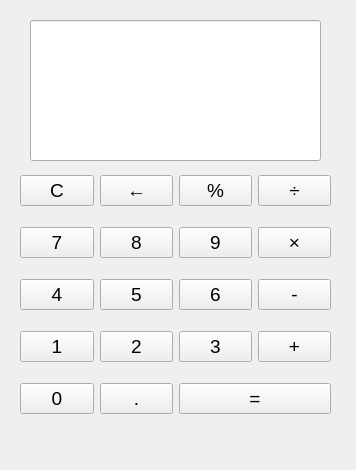
<?xml version="1.0" encoding="UTF-8"?>
<ui version="4.0">
 <class>MainWindow</class>
 <widget class="QMainWindow" name="MainWindow">
  <property name="geometry">
   <rect>
    <x>0</x>
    <y>0</y>
    <width>356</width>
    <height>470</height>
   </rect>
  </property>
  <property name="windowTitle">
   <string>xjl300117</string>
  </property>
  <widget class="QWidget" name="centralwidget">
   <widget class="QLineEdit" name="display">
    <property name="geometry">
     <rect>
      <x>30</x>
      <y>20</y>
      <width>291</width>
      <height>141</height>
     </rect>
    </property>
    <property name="font">
     <font>
      <pointsize>25</pointsize>
     </font>
    </property>
   </widget>
   <widget class="QWidget" name="widget" native="true">
    <property name="geometry">
     <rect>
      <x>20</x>
      <y>160</y>
      <width>311</width>
      <height>271</height>
     </rect>
    </property>
    <layout class="QGridLayout" name="gridLayout">
     <item row="0" column="0">
      <widget class="QPushButton" name="btn_clear">
       <property name="sizePolicy">
        <sizepolicy hsizetype="Maximum" vsizetype="Maximum">
         <horstretch>0</horstretch>
         <verstretch>0</verstretch>
        </sizepolicy>
       </property>
       <property name="maximumSize">
        <size>
         <width>300</width>
         <height>300</height>
        </size>
       </property>
       <property name="font">
        <font>
         <pointsize>14</pointsize>
        </font>
       </property>
       <property name="text">
        <string>C</string>
       </property>
       <property name="autoRepeatDelay">
        <number>150</number>
       </property>
       <property name="autoRepeatInterval">
        <number>150</number>
       </property>
      </widget>
     </item>
     <item row="0" column="1">
      <widget class="QPushButton" name="btn_backspace">
       <property name="sizePolicy">
        <sizepolicy hsizetype="Maximum" vsizetype="Maximum">
         <horstretch>0</horstretch>
         <verstretch>0</verstretch>
        </sizepolicy>
       </property>
       <property name="maximumSize">
        <size>
         <width>300</width>
         <height>16777215</height>
        </size>
       </property>
       <property name="font">
        <font>
         <pointsize>14</pointsize>
        </font>
       </property>
       <property name="text">
        <string>←</string>
       </property>
       <property name="autoRepeatDelay">
        <number>150</number>
       </property>
       <property name="autoRepeatInterval">
        <number>150</number>
       </property>
      </widget>
     </item>
     <item row="0" column="2">
      <widget class="QPushButton" name="btn_percent">
       <property name="sizePolicy">
        <sizepolicy hsizetype="Maximum" vsizetype="Maximum">
         <horstretch>0</horstretch>
         <verstretch>0</verstretch>
        </sizepolicy>
       </property>
       <property name="maximumSize">
        <size>
         <width>300</width>
         <height>16777215</height>
        </size>
       </property>
       <property name="font">
        <font>
         <pointsize>14</pointsize>
        </font>
       </property>
       <property name="text">
        <string>%</string>
       </property>
       <property name="autoRepeatDelay">
        <number>150</number>
       </property>
       <property name="autoRepeatInterval">
        <number>150</number>
       </property>
      </widget>
     </item>
     <item row="0" column="3">
      <widget class="QPushButton" name="btn_divide">
       <property name="sizePolicy">
        <sizepolicy hsizetype="Maximum" vsizetype="Maximum">
         <horstretch>0</horstretch>
         <verstretch>0</verstretch>
        </sizepolicy>
       </property>
       <property name="maximumSize">
        <size>
         <width>300</width>
         <height>16777215</height>
        </size>
       </property>
       <property name="font">
        <font>
         <pointsize>14</pointsize>
        </font>
       </property>
       <property name="text">
        <string>÷</string>
       </property>
       <property name="autoRepeatDelay">
        <number>150</number>
       </property>
       <property name="autoRepeatInterval">
        <number>150</number>
       </property>
      </widget>
     </item>
     <item row="1" column="0">
      <widget class="QPushButton" name="btn_7">
       <property name="sizePolicy">
        <sizepolicy hsizetype="Maximum" vsizetype="Maximum">
         <horstretch>0</horstretch>
         <verstretch>0</verstretch>
        </sizepolicy>
       </property>
       <property name="maximumSize">
        <size>
         <width>300</width>
         <height>16777215</height>
        </size>
       </property>
       <property name="font">
        <font>
         <pointsize>14</pointsize>
        </font>
       </property>
       <property name="text">
        <string>7</string>
       </property>
       <property name="autoRepeatDelay">
        <number>150</number>
       </property>
       <property name="autoRepeatInterval">
        <number>150</number>
       </property>
      </widget>
     </item>
     <item row="1" column="1">
      <widget class="QPushButton" name="btn_8">
       <property name="sizePolicy">
        <sizepolicy hsizetype="Maximum" vsizetype="Maximum">
         <horstretch>0</horstretch>
         <verstretch>0</verstretch>
        </sizepolicy>
       </property>
       <property name="maximumSize">
        <size>
         <width>300</width>
         <height>16777215</height>
        </size>
       </property>
       <property name="font">
        <font>
         <pointsize>14</pointsize>
        </font>
       </property>
       <property name="text">
        <string>8</string>
       </property>
       <property name="autoRepeatDelay">
        <number>150</number>
       </property>
       <property name="autoRepeatInterval">
        <number>150</number>
       </property>
      </widget>
     </item>
     <item row="1" column="2">
      <widget class="QPushButton" name="btn_9">
       <property name="sizePolicy">
        <sizepolicy hsizetype="Maximum" vsizetype="Maximum">
         <horstretch>0</horstretch>
         <verstretch>0</verstretch>
        </sizepolicy>
       </property>
       <property name="maximumSize">
        <size>
         <width>300</width>
         <height>16777215</height>
        </size>
       </property>
       <property name="font">
        <font>
         <pointsize>14</pointsize>
        </font>
       </property>
       <property name="text">
        <string>9</string>
       </property>
       <property name="autoRepeatDelay">
        <number>150</number>
       </property>
       <property name="autoRepeatInterval">
        <number>150</number>
       </property>
      </widget>
     </item>
     <item row="1" column="3">
      <widget class="QPushButton" name="btn_multiply">
       <property name="sizePolicy">
        <sizepolicy hsizetype="Maximum" vsizetype="Maximum">
         <horstretch>0</horstretch>
         <verstretch>0</verstretch>
        </sizepolicy>
       </property>
       <property name="maximumSize">
        <size>
         <width>300</width>
         <height>16777215</height>
        </size>
       </property>
       <property name="font">
        <font>
         <pointsize>14</pointsize>
        </font>
       </property>
       <property name="text">
        <string>×</string>
       </property>
       <property name="autoRepeatDelay">
        <number>150</number>
       </property>
       <property name="autoRepeatInterval">
        <number>150</number>
       </property>
      </widget>
     </item>
     <item row="2" column="0">
      <widget class="QPushButton" name="btn_4">
       <property name="sizePolicy">
        <sizepolicy hsizetype="Maximum" vsizetype="Maximum">
         <horstretch>0</horstretch>
         <verstretch>0</verstretch>
        </sizepolicy>
       </property>
       <property name="maximumSize">
        <size>
         <width>300</width>
         <height>16777215</height>
        </size>
       </property>
       <property name="font">
        <font>
         <pointsize>14</pointsize>
        </font>
       </property>
       <property name="text">
        <string>4</string>
       </property>
       <property name="autoRepeatDelay">
        <number>150</number>
       </property>
       <property name="autoRepeatInterval">
        <number>150</number>
       </property>
      </widget>
     </item>
     <item row="2" column="1">
      <widget class="QPushButton" name="btn_5">
       <property name="sizePolicy">
        <sizepolicy hsizetype="Maximum" vsizetype="Maximum">
         <horstretch>0</horstretch>
         <verstretch>0</verstretch>
        </sizepolicy>
       </property>
       <property name="maximumSize">
        <size>
         <width>300</width>
         <height>16777215</height>
        </size>
       </property>
       <property name="font">
        <font>
         <pointsize>14</pointsize>
        </font>
       </property>
       <property name="text">
        <string>5</string>
       </property>
       <property name="autoRepeatDelay">
        <number>150</number>
       </property>
       <property name="autoRepeatInterval">
        <number>150</number>
       </property>
      </widget>
     </item>
     <item row="2" column="2">
      <widget class="QPushButton" name="btn_6">
       <property name="sizePolicy">
        <sizepolicy hsizetype="Maximum" vsizetype="Maximum">
         <horstretch>0</horstretch>
         <verstretch>0</verstretch>
        </sizepolicy>
       </property>
       <property name="maximumSize">
        <size>
         <width>300</width>
         <height>16777215</height>
        </size>
       </property>
       <property name="font">
        <font>
         <pointsize>14</pointsize>
        </font>
       </property>
       <property name="text">
        <string>6</string>
       </property>
       <property name="autoRepeatDelay">
        <number>150</number>
       </property>
       <property name="autoRepeatInterval">
        <number>150</number>
       </property>
      </widget>
     </item>
     <item row="2" column="3">
      <widget class="QPushButton" name="btn_subtract">
       <property name="sizePolicy">
        <sizepolicy hsizetype="Maximum" vsizetype="Maximum">
         <horstretch>0</horstretch>
         <verstretch>0</verstretch>
        </sizepolicy>
       </property>
       <property name="maximumSize">
        <size>
         <width>300</width>
         <height>16777215</height>
        </size>
       </property>
       <property name="font">
        <font>
         <pointsize>14</pointsize>
        </font>
       </property>
       <property name="text">
        <string>-</string>
       </property>
       <property name="autoRepeatDelay">
        <number>150</number>
       </property>
       <property name="autoRepeatInterval">
        <number>150</number>
       </property>
      </widget>
     </item>
     <item row="3" column="0">
      <widget class="QPushButton" name="btn_1">
       <property name="sizePolicy">
        <sizepolicy hsizetype="Maximum" vsizetype="Maximum">
         <horstretch>0</horstretch>
         <verstretch>0</verstretch>
        </sizepolicy>
       </property>
       <property name="maximumSize">
        <size>
         <width>300</width>
         <height>16777215</height>
        </size>
       </property>
       <property name="font">
        <font>
         <pointsize>14</pointsize>
        </font>
       </property>
       <property name="text">
        <string>1</string>
       </property>
       <property name="autoRepeatDelay">
        <number>150</number>
       </property>
       <property name="autoRepeatInterval">
        <number>150</number>
       </property>
      </widget>
     </item>
     <item row="3" column="1">
      <widget class="QPushButton" name="btn_2">
       <property name="sizePolicy">
        <sizepolicy hsizetype="Maximum" vsizetype="Maximum">
         <horstretch>0</horstretch>
         <verstretch>0</verstretch>
        </sizepolicy>
       </property>
       <property name="maximumSize">
        <size>
         <width>300</width>
         <height>16777215</height>
        </size>
       </property>
       <property name="font">
        <font>
         <pointsize>14</pointsize>
        </font>
       </property>
       <property name="text">
        <string>2</string>
       </property>
       <property name="autoRepeatDelay">
        <number>150</number>
       </property>
       <property name="autoRepeatInterval">
        <number>150</number>
       </property>
      </widget>
     </item>
     <item row="3" column="2">
      <widget class="QPushButton" name="btn_3">
       <property name="sizePolicy">
        <sizepolicy hsizetype="Maximum" vsizetype="Maximum">
         <horstretch>0</horstretch>
         <verstretch>0</verstretch>
        </sizepolicy>
       </property>
       <property name="maximumSize">
        <size>
         <width>300</width>
         <height>16777215</height>
        </size>
       </property>
       <property name="font">
        <font>
         <pointsize>14</pointsize>
        </font>
       </property>
       <property name="text">
        <string>3</string>
       </property>
       <property name="autoRepeatDelay">
        <number>150</number>
       </property>
       <property name="autoRepeatInterval">
        <number>150</number>
       </property>
      </widget>
     </item>
     <item row="3" column="3">
      <widget class="QPushButton" name="btn_add">
       <property name="sizePolicy">
        <sizepolicy hsizetype="Maximum" vsizetype="Maximum">
         <horstretch>0</horstretch>
         <verstretch>0</verstretch>
        </sizepolicy>
       </property>
       <property name="maximumSize">
        <size>
         <width>300</width>
         <height>16777215</height>
        </size>
       </property>
       <property name="font">
        <font>
         <pointsize>14</pointsize>
        </font>
       </property>
       <property name="text">
        <string>+</string>
       </property>
       <property name="autoRepeatDelay">
        <number>150</number>
       </property>
       <property name="autoRepeatInterval">
        <number>150</number>
       </property>
      </widget>
     </item>
     <item row="4" column="0">
      <widget class="QPushButton" name="btn_0">
       <property name="sizePolicy">
        <sizepolicy hsizetype="Maximum" vsizetype="Maximum">
         <horstretch>0</horstretch>
         <verstretch>0</verstretch>
        </sizepolicy>
       </property>
       <property name="maximumSize">
        <size>
         <width>300</width>
         <height>16777215</height>
        </size>
       </property>
       <property name="font">
        <font>
         <pointsize>14</pointsize>
        </font>
       </property>
       <property name="text">
        <string>0</string>
       </property>
       <property name="autoRepeatDelay">
        <number>150</number>
       </property>
       <property name="autoRepeatInterval">
        <number>150</number>
       </property>
      </widget>
     </item>
     <item row="4" column="1">
      <widget class="QPushButton" name="btn_decimal">
       <property name="sizePolicy">
        <sizepolicy hsizetype="Maximum" vsizetype="Maximum">
         <horstretch>0</horstretch>
         <verstretch>0</verstretch>
        </sizepolicy>
       </property>
       <property name="maximumSize">
        <size>
         <width>300</width>
         <height>16777215</height>
        </size>
       </property>
       <property name="font">
        <font>
         <pointsize>14</pointsize>
        </font>
       </property>
       <property name="text">
        <string>.</string>
       </property>
       <property name="autoRepeatDelay">
        <number>150</number>
       </property>
       <property name="autoRepeatInterval">
        <number>150</number>
       </property>
      </widget>
     </item>
     <item row="4" column="2" colspan="2">
      <widget class="QPushButton" name="btn_equal">
       <property name="sizePolicy">
        <sizepolicy hsizetype="Maximum" vsizetype="Maximum">
         <horstretch>0</horstretch>
         <verstretch>0</verstretch>
        </sizepolicy>
       </property>
       <property name="maximumSize">
        <size>
         <width>300</width>
         <height>16777215</height>
        </size>
       </property>
       <property name="font">
        <font>
         <pointsize>14</pointsize>
        </font>
       </property>
       <property name="text">
        <string>=</string>
       </property>
       <property name="autoRepeatDelay">
        <number>150</number>
       </property>
       <property name="autoRepeatInterval">
        <number>150</number>
       </property>
      </widget>
     </item>
    </layout>
   </widget>
  </widget>
 </widget>
 <resources/>
 <connections/>
 <slots>
  <slot>slot1()</slot>
 </slots>
</ui>
